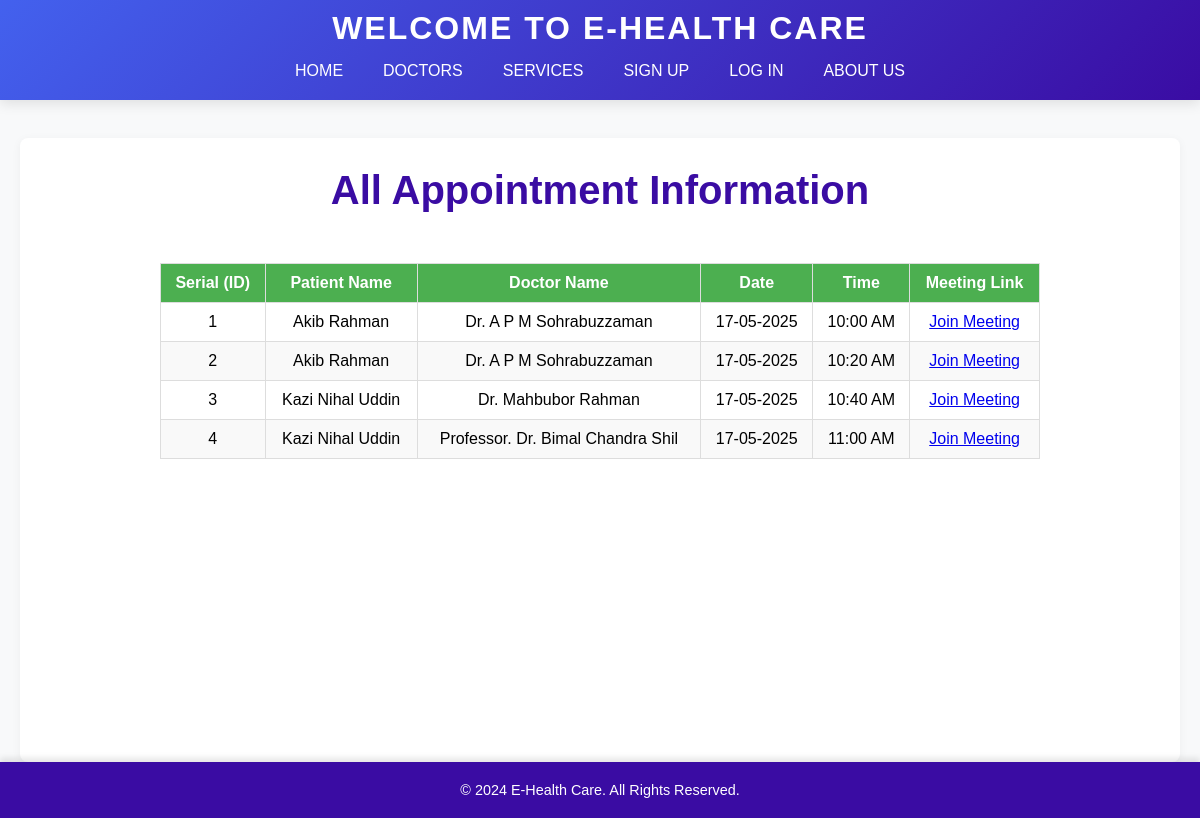
/E-healthcare/appointment_info.php, run on the app's committed database.
### tables this page shows
CREATE TABLE `appointment` (
  `id` int(11) NOT NULL,
  `serial` int(11) NOT NULL,
  `p_name` varchar(50) NOT NULL,
  `d_name` varchar(50) NOT NULL,
  `date` varchar(50) NOT NULL,
  `time` varchar(50) NOT NULL,
  `link` varchar(60) NOT NULL
);

### E-healthcare/appointment_info.php (the view, shortened to what this page needs)
<?php
include 'connect.php';
$appointments = [];
$sql = "SELECT * FROM appointment";
$result = $connection->query($sql);
if ($result->num_rows > 0) {
    while ($row = $result->fetch_assoc()) {
        $appointments[] = $row;
    }
}
?>
<!DOCTYPE html>
<html lang="en">
<head>
    <link rel="stylesheet" href="index.css">
    <link rel="stylesheet" href="pInfo.css">
</head>
<body>
<div class="container">
    <div class="header">
        <h2>Welcome To E-Health Care</h2>
        <div class="nav-links">
            <a href="home.php">Home</a>
            <a href="doctors.php">Doctors</a>
            <a href="services.php">Services</a>
            <a href="signup.php">Sign Up</a>
            <a href="signin.php">Log In</a>
            <a href="about.php">About Us</a>
        </div>
    </div>
    <div class="content">
        <h1>All Appointment Information</h1>
        <table border="1" cellpadding="10" cellspacing="0">
            <thead>
                <tr>
                    <th>Serial (ID)</th>
                    <th>Patient Name</th>
                    <th>Doctor Name</th>
                    <th>Date</th>
                    <th>Time</th>
                    <th>Meeting Link</th>
                </tr>
            </thead>
            <tbody>
                <?php if (!empty($appointments)): ?>
                    <?php foreach ($appointments as $appointment): ?>
                        <tr>
                            <td><?= htmlspecialchars($appointment['serial']) ?></td>
                            <td><?= htmlspecialchars($appointment['p_name']) ?></td>
                            <td><?= htmlspecialchars($appointment['d_name']) ?></td>
                            <td><?= htmlspecialchars($appointment['date']) ?></td>
                            <td><?= htmlspecialchars($appointment['time']) ?></td>
                            <td>
                                <a href="<?= htmlspecialchars($appointment['link']) ?>" target="_blank">
                                    Join Meeting
                                </a>
                            </td>
                        </tr>
                    <?php endforeach; ?>
                <?php else: ?>
                    <tr>
                        <td colspan="6">No appointment records found.</td>
                    </tr>
                <?php endif; ?>
            </tbody>
        </table>
    </div>
    <div class="footer">
        &copy; 2024 E-Health Care. All Rights Reserved.
    </div>
</div>
</body>
</html>

### E-healthcare/index.css (style rules this page uses)
* { margin: 0; padding: 0; box-sizing: border-box; font-family: 'Poppins', sans-serif; }
:root { --primary-color: #4361ee; --secondary-color: #3a0ca3; --accent-color: #f72585; --background-color: #f8f9fa; --text-color: #2b2d42; --light-text: #8d99ae; --white: #ffffff; --error-color: #ef233c; --success-color: #4cc9f0; }
.container { display: flex; flex-direction: column; min-height: 100vh; background-color: var(--background-color); overflow-x: hidden; font-size: 1rem; color: var(--text-color); }
.header { position: fixed; top: 0; left: 0; width: 100%; height: 100px; background: linear-gradient(135deg, var(--primary-color), var(--secondary-color)); color: var(--white); padding: 10px; text-align: center; z-index: 100; box-shadow: 0 4px 12px rgba(0, 0, 0, 0.1); transition: all 0.3s ease; }
.header h2 { font-size: 2rem; text-transform: uppercase; letter-spacing: 2px; font-weight: 600; }
.nav-links { display: flex; justify-content: center; margin-top: 15px; }
.nav-links a { text-decoration: none; color: var(--white); margin: 0 20px; font-size: 1rem; text-transform: uppercase; font-weight: 500; position: relative; padding-bottom: 5px; transition: all 0.3s ease; }
.nav-links a::after { content: ""; display: block; width: 0; height: 2px; background: var(--accent-color); transition: width 0.3s ease; position: absolute; bottom: -2px; left: 50%; transform: translateX(-50%); }
.content { flex-grow: 1; padding: 30px; margin-top: 120px; background-color: var(--white); overflow-y: auto; text-align: center; transition: all 0.3s ease; border-radius: 8px; margin-left: 20px; margin-right: 20px; box-shadow: 0 2px 10px rgba(0, 0, 0, 0.05); }
.content h1 { font-size: 2.5rem; color: var(--secondary-color); margin-bottom: 20px; }
.footer { text-align: center; background: var(--secondary-color); color: var(--white); padding: 20px 0; font-size: 0.9rem; margin-top: auto; box-shadow: 0 -4px 6px rgba(0, 0, 0, 0.1); }

### E-healthcare/appointment_info.php (style rules this page uses)
table { margin: 0 auto; margin-top: 50px; border-collapse: collapse; width: 80%; font-family: Arial, sans-serif; text-align: center; }
table th { background-color: #4CAF50; color: white; padding: 10px; border: 1px solid #ddd; }
table td { padding: 10px; border: 1px solid #ddd; }
table tr:nth-child(even) { background-color: #f9f9f9; }

### data on the page
appointment: serial "1", p_name "Akib Rahman", d_name "Dr. A P M Sohrabuzzaman", date "17-05-2025", time "10:00 AM"
appointment: serial "2", p_name "Akib Rahman", d_name "Dr. A P M Sohrabuzzaman", date "17-05-2025", time "10:20 AM"
appointment: serial "3", p_name "Kazi Nihal Uddin", d_name "Dr. Mahbubor Rahman", date "17-05-2025", time "10:40 AM"
appointment: serial "4", p_name "Kazi Nihal Uddin", d_name "Professor. Dr. Bimal Chandra Shil", date "17-05-2025", time "11:00 AM"
